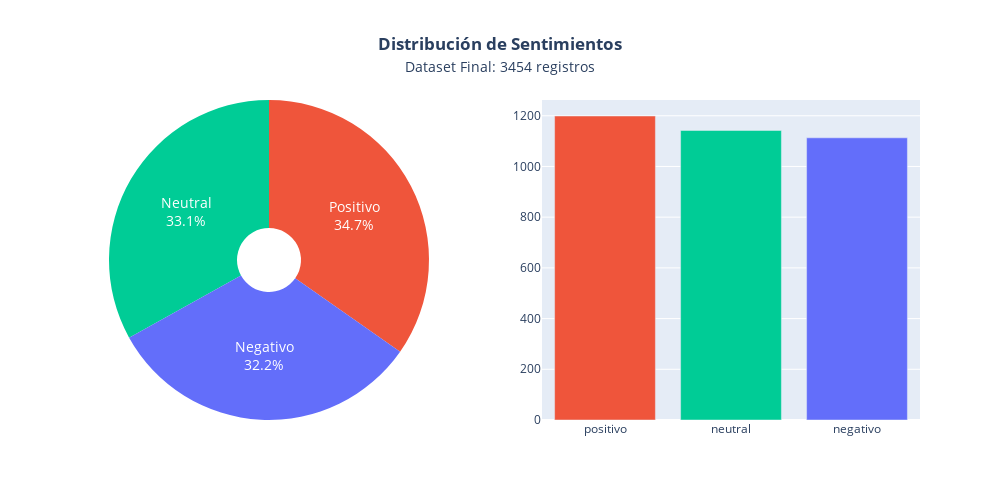

This figure's notebook cell:
### Markdown cell above
#### **Visualización de la distribución de Sentimientos**

### Code cell
valores = df_final['sentimiento'].value_counts().reset_index()
valores.columns = ['sentimientos', 'Cantidad']

# Capitalizar las etiquetas para el gráfico circular
labels_capitalized = valores.sentimientos.apply(lambda x: x.capitalize())

# Define custom colors for consistency
sentiment_colors = {
    'positivo': '#EF553B',  # Orange-Red
    'negativo': '#636EFA',   # Blue
    'neutral': '#00CC96'   # Greenish-Teal (a valid color for neutral)
}

# Order colors according to the labels_capitalized for the pie chart
pie_colors = [sentiment_colors[s.lower()] for s in labels_capitalized]

# Order colors according to valores.sentimientos for the bar chart
bar_colors = [sentiment_colors[s.lower()] for s in valores.sentimientos]

# Crear gráfico subplot con gráfico circular y columnas, especificando los tipos de subplot
fig = make_subplots(rows=1, cols=2, specs=[[{"type": "domain"}, {"type": "xy"}]])

# gráfico circular
fig.add_trace(go.Pie(labels=labels_capitalized, values=valores.Cantidad,
    textposition='inside', textinfo='label+percent',hole=.2,
    insidetextfont=dict(color='white', size=14),
    marker=dict(colors=pie_colors)),
    row=1, col=1)

# gráfico de barras
fig.add_trace(go.Bar(x=valores.sentimientos, y=valores.Cantidad,
    marker=dict(color=bar_colors)), row=1, col=2)

# Añadir un título general al subplot
fig.update_layout(
    title_text=f'<b>Distribución de Sentimientos</b><br><span style="font-size:14px">Dataset Final: {total_registros} registros</span>',
    title_x=0.5,
    showlegend=False,
    height=500,
    width=1000
)

fig.show()

### Figure 1 — Plotly figure (JSON) as saved in the notebook; plotly's stock layout.template omitted (floating-point values rounded to 4 significant figures)
{"data": [{"domain": {"x": [0, 0.45], "y": [0, 1]}, "hole": 0.2, "insidetextfont": {"color": "white", "size": 14}, "labels": ["Positivo", "Neutral", "Negativo"], "marker": {"colors": ["#EF553B", "#00CC96", "#636EFA"]}, "textinfo": "label+percent", "textposition": "inside", "type": "pie", "values": [1199, 1142, 1113]}, {"marker": {"color": ["#EF553B", "#00CC96", "#636EFA"]}, "type": "bar", "x": ["positivo", "neutral", "negativo"], "xaxis": "x", "y": [1199, 1142, 1113], "yaxis": "y"}], "layout": {"height": 500, "showlegend": false, "title": {"text": "<b>Distribución de Sentimientos</b><br><span style=\"font-size:14px\">Dataset Final: 3454 registros</span>", "x": 0.5}, "width": 1000, "xaxis": {"anchor": "y", "domain": [0.55, 1]}, "yaxis": {"anchor": "x", "domain": [0, 1]}}}
